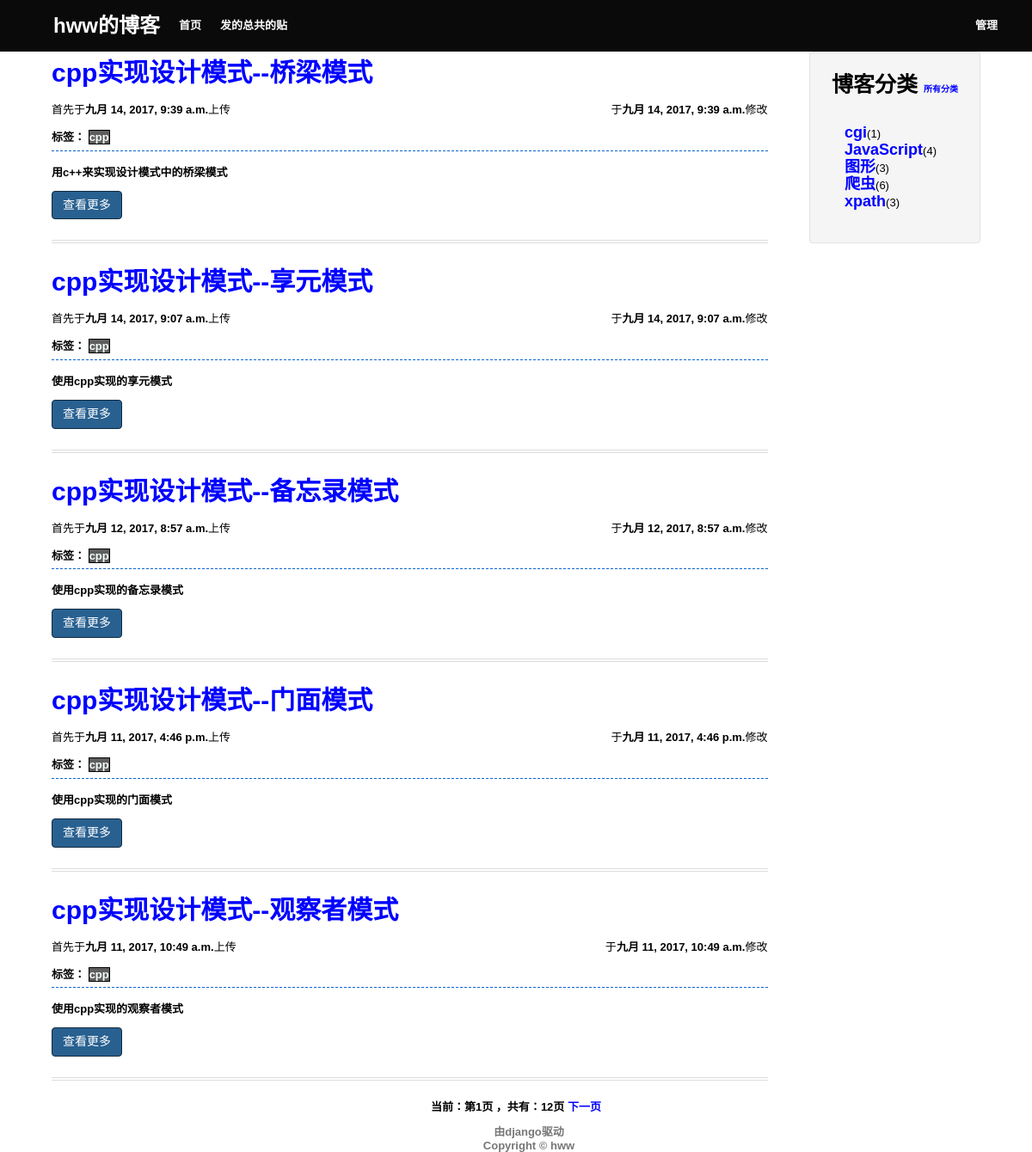
The page / on the database its author committed.
### myblog/models.py (models this page shows, shortened)
class Category(models.Model):
    name=models.CharField('文章类别',max_length=32)
    time=models.DateTimeField('第一次创建时间',auto_now_add=True)
    class Meta:
        ordering=['-time']

class Article(models.Model):
    title=models.CharField('标题',max_length=128)
    category=models.ManyToManyField(Category)
    First_time=models.DateTimeField('第一次发表时间',auto_now_add=True)
    Revise_time=models.DateTimeField('修改时间')
    sumarry=models.CharField('梗概',max_length=280,default='')
    content = RichTextField('内容')
    class Meta:
        ordering = ['-Revise_time']

### myblog/views.py (the view)
# urls.py: url(r'^$',views.all_article,name='all_article'),
def all_article(request):
    context_dict={}
    article=Article.objects.all()
    paginator = Paginator(article, 5) # Show 25 contacts per page
    page = request.GET.get('page')
    try:
        contact = paginator.page(page)
    except PageNotAnInteger:
        contact = paginator.page(1)
    except EmptyPage:
        contact = paginator.page(paginator.num_pages)
    except Article.DoesNotExist:
        pass
    context_dict['contacts']=contact
    context_dict['category']=Category.objects.all()[:5]
    context_dict['more']=Category.objects.all()[5:]
    '''paginator = Paginator(category, 5) # Show 25 contacts per page
    page = request.GET.get('page')
    try:
        contacts = paginator.page(page)
    except PageNotAnInteger:
            # If page is not an integer, deliver first page.
        contacts = paginator.page(1)
    except EmptyPage:
            # If page is out of range (e.g. 9999), deliver last page of results.
        contacts = paginator.page(paginator.num_pages)'''
    return render(request, 'index.html', context_dict)

### myblog/templates/index.html (shortened to what this page needs)
<html>
<head>
</head>
<body>
<link href="/static/css/first_page.css" type="text/css" rel="stylesheet" />
	<div class="whole_header">
		<div class="nav">
			<div style="width: 1120px; margin: 0 auto">
				<div class="inner_nav1">
					<a style="font-size: 24px;" href='/'>hww的博客</a>
					<a href="/">首页</a>
					<a href='/'>发的总共的贴</a>
				</div>
				<div class="inner_nav2">
					<a href="/admin">管理</a>
				</div>
			</div>
		</div>
	</div>
	<br/>
	<br/>
	<br/>
	<br/>
<div class="body">
		<div class="col-lg-4">
			<div class="well">
					<div class="h">
					<strong>博客分类</strong>
					<small style="font-size:10px;">
					{% if more %}
						<a href="/category/all/this">所有分类</a>
					{%else%}
						<p style="color:blue;">没有更多</p>
					{% endif %}
					</small>
					</div>
					<span class="row">
						<div class="col-lg-12">
							<ul class="list-unstyled" >
								{% for j in category%}
								<li><a style="font-size:18px;line-height:20px;font-weight:blod;" href='/category/{{j.name }}' class="CategoryName">{{j.name }}</a>({{j.article_set.all|length}})</li>
								{%endfor%}
							</ul>
						</div>
					</span>
			</div>
		</div>
		<div class="col-lg-8">
			<div class="article">
				<div>
					{%for i in contacts%}
						<a style="font-size:30px;" href="/article/{{i.title}}" class="URLName" >{{i.title}}</a>
						<p>
						<span>首先于<strong>{{i.First_time}}</strong>上传</span>
						<span style="float:right;">于<strong>{{i.Revise_time}}</strong>修改</span>
						</p>
						<strong>标签：</strong>
						{%for k in i.category.all%}
							<a style="color:#F5FFFA;border: 1px solid #000;" href='/category/{{k.name}}' class="Belong" ><span style="background-color: #5e5e5e;">{{k.name}}</span></a>
						{%endfor%}
						<hr style="height:1px;border:none;border-top:1px dashed #0066CC;"/>
						<p class="summary" ><strong>{{i.sumarry}}</strong></p>
						<a class="btn" style="background-color: #286090;border-color: #122b40;color: #fff;" href="/article/{{i.title}}">查看更多</a>
						<div style="border-bottom: 4px double #ddd;height: 4px;margin: 20px 0;"></div>
					{%endfor%}
				</div>
			</div>
		</div>
		<div class="pagination">
			<span class="step-links">
				<span class="current">
					<span style="font-weight:bold;">当前：第{{ contacts.number }}页 ，共有：{{ contacts.paginator.num_pages }}页</span>
				</span>
				{% if contacts.has_next %}
					<a href="?page={{ contacts.next_page_number }}">下一页</a>
				{% endif %}
			</span>
		</div>
		<footer>
			<div class="text-center">
				<div class="row">
					<div class="col-lg-12">
						<div class="text-muted">
							<a href="https://www.djangoproject.com/">由django驱动</a>
							<br/>
							<a href="/introduce">Copyright © hww</a>
						</div>
					</div>
				</div>
			</div>
		</footer>
</div>
</body>
</html>

### myblog/static/css/first_page.css (style rules this page uses)
body { margin:0; padding:0; font-family:"Microsoft YaHei",sans-serif; font-size: 13px; }
a { font-weight:bold; }
.nav { width: 100%; height:60px; background: #000 none repeat scroll 0 0; opacity: 0.96; position: fixed; top: 0; left:0; z-index: 10; text-decoration:none; }
.inner_nav1 a { font-family:"Helvitica Neue",Helvitica,Arial,"Microsoft YaHei",sans-serif; font-size:13px; height:60px; line-height:60px; margin-left:22px; text-align:center; text-decoration:none; color:#FFFFFF; float:left; }
.inner_nav2 a { font-family:"Helvitica Neue",Helvitica,Arial,"Microsoft YaHei",sans-serif; font-size:13px; height:60px; line-height:60px; margin-left:22px; text-align:center; text-decoration:none; color:#FFFFFF; float:right; }
.body { margin:0 auto; width: 1110px; padding-left: 15px; padding-right: 15px; }
.article { font-family:"Helvitica Neue",Helvitica,Arial,"Microsoft YaHei",sans-serif; }
.article a { font-family:"Helvitica Neue",Helvitica,Arial,"Microsoft YaHei",sans-serif; text-decoration:none; color:blue }
.btn { -moz-user-select: none; background-image: none; border: 1px solid transparent; border-radius: 4px; cursor: pointer; display: inline-block; font-size: 14px; font-weight: 400; line-height: 1.42857; margin-bottom: 0; padding: 6px 12px; text-align: center; vertical-align: middle; white-space: nowrap; }
.well { background-color: #f5f5f5; border: 1px solid #e3e3e3; border-radius: 4px; box-shadow: 0 1px 1px rgba(0, 0, 0, 0.05) inset; margin-bottom: 0px; min-height: 20px; padding: 25px; float:right; }
.well a { text-decoration:none; color:blue; font-size:10px; }
.h { font-size:25px; line-height: 1; margin-bottom:20px; }
.list-unstyled { list-style: outside none none; padding-left: 0; }
.pagination { width:100%; text-align:center; clear:both; }
.pagination a { text-decoration:none; color:blue }
.text-center { text-align: center; }
.row { margin-top:10px; }
.col-lg-8 { width: 75%; float: left; min-height: 1px; padding-left: 15px; padding-right: 15px; position: relative }
.col-lg-4 { width: 19%; float: right; min-height: 1px; padding-left: 15px; padding-right: 15px; position: relative }
.col-lg-12 { width: 100%; float: left; min-height: 1px; padding-left: 15px; padding-right: 15px; position: relative }
.text-muted a { color: #777; text-decoration:none; }

### rows shown on the page
Category: name "cgi", article_set.all|length "1"
Category: name "JavaScript", article_set.all|length "4"
Category: name "图形", article_set.all|length "3"
Category: name "爬虫", article_set.all|length "6"
Category: name "xpath", article_set.all|length "3"
Article: title "cpp实现设计模式--桥梁模式", First_time "九月 14, 2017, 9:39 a.m.", Revise_time "九月 14, 2017, 9:39 a.m.", sumarry "用c++来实现设计模式中的桥梁模式"
Category: name "cpp"
Article: title "cpp实现设计模式--享元模式", First_time "九月 14, 2017, 9:07 a.m.", Revise_time "九月 14, 2017, 9:07 a.m.", sumarry "使用cpp实现的享元模式"
Article: title "cpp实现设计模式--备忘录模式", First_time "九月 12, 2017, 8:57 a.m.", Revise_time "九月 12, 2017, 8:57 a.m.", sumarry "使用cpp实现的备忘录模式"
Article: title "cpp实现设计模式--门面模式", First_time "九月 11, 2017, 4:46 p.m.", Revise_time "九月 11, 2017, 4:46 p.m.", sumarry "使用cpp实现的门面模式"
Article: title "cpp实现设计模式--观察者模式", First_time "九月 11, 2017, 10:49 a.m.", Revise_time "九月 11, 2017, 10:49 a.m.", sumarry "使用cpp实现的观察者模式"

### other values the page prints
{{ contacts.number }} "1"
{{ contacts.paginator.num_pages }} "12"
